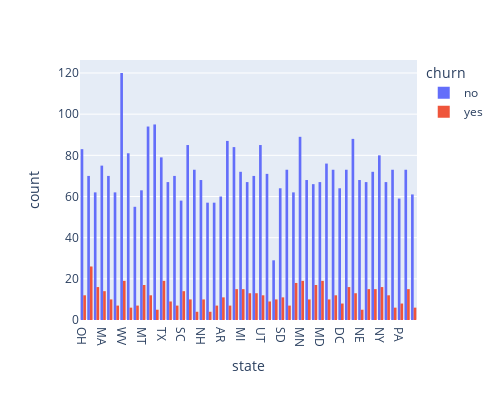
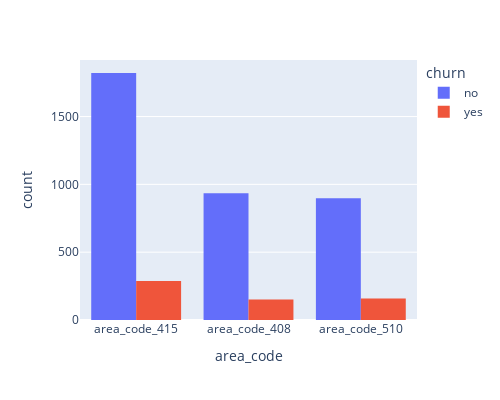
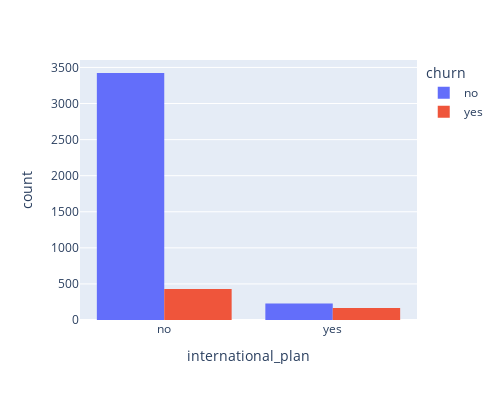
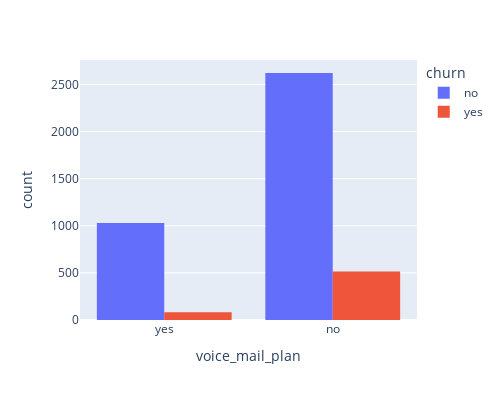

The notebook cell saved with these charts, in order:
### Code cell
for i in cat_col:
  fig = px.histogram(df_train, x=i, width=500, height=400, color=target_variable, barmode="group")
  fig.show()

### Figure 1 — Plotly figure (JSON) as saved in the notebook; plotly's stock layout.template omitted (floating-point values rounded to 4 significant figures; data arrays with more than 128 entries replaced by an {"elided": "..."} marker saying what was removed)
{"data": [{"alignmentgroup": "True", "bingroup": "x", "hovertemplate": "churn=no<br>state=%{x}<br>count=%{y}<extra></extra>", "legendgroup": "no", "marker": {"color": "#636efa", "pattern": {"shape": ""}}, "name": "no", "offsetgroup": "no", "orientation": "v", "showlegend": true, "type": "histogram", "x": {"elided": "3652 str values"}, "xaxis": "x", "yaxis": "y"}, {"alignmentgroup": "True", "bingroup": "x", "hovertemplate": "churn=yes<br>state=%{x}<br>count=%{y}<extra></extra>", "legendgroup": "yes", "marker": {"color": "#EF553B", "pattern": {"shape": ""}}, "name": "yes", "offsetgroup": "yes", "orientation": "v", "showlegend": true, "type": "histogram", "x": {"elided": "598 str values"}, "xaxis": "x", "yaxis": "y"}], "layout": {"barmode": "group", "height": 400, "legend": {"title": {"text": "churn"}, "tracegroupgap": 0}, "margin": {"t": 60}, "width": 500, "xaxis": {"anchor": "y", "domain": [0, 1], "title": {"text": "state"}}, "yaxis": {"anchor": "x", "domain": [0, 1], "title": {"text": "count"}}}}

### Figure 2 — Plotly figure (JSON) as saved in the notebook; plotly's stock layout.template omitted (floating-point values rounded to 4 significant figures; data arrays with more than 128 entries replaced by an {"elided": "..."} marker saying what was removed)
{"data": [{"alignmentgroup": "True", "bingroup": "x", "hovertemplate": "churn=no<br>area_code=%{x}<br>count=%{y}<extra></extra>", "legendgroup": "no", "marker": {"color": "#636efa", "pattern": {"shape": ""}}, "name": "no", "offsetgroup": "no", "orientation": "v", "showlegend": true, "type": "histogram", "x": {"elided": "3652 str values"}, "xaxis": "x", "yaxis": "y"}, {"alignmentgroup": "True", "bingroup": "x", "hovertemplate": "churn=yes<br>area_code=%{x}<br>count=%{y}<extra></extra>", "legendgroup": "yes", "marker": {"color": "#EF553B", "pattern": {"shape": ""}}, "name": "yes", "offsetgroup": "yes", "orientation": "v", "showlegend": true, "type": "histogram", "x": {"elided": "598 str values"}, "xaxis": "x", "yaxis": "y"}], "layout": {"barmode": "group", "height": 400, "legend": {"title": {"text": "churn"}, "tracegroupgap": 0}, "margin": {"t": 60}, "width": 500, "xaxis": {"anchor": "y", "domain": [0, 1], "title": {"text": "area_code"}}, "yaxis": {"anchor": "x", "domain": [0, 1], "title": {"text": "count"}}}}

### Figure 3 — Plotly figure (JSON) as saved in the notebook; plotly's stock layout.template omitted (floating-point values rounded to 4 significant figures; data arrays with more than 128 entries replaced by an {"elided": "..."} marker saying what was removed)
{"data": [{"alignmentgroup": "True", "bingroup": "x", "hovertemplate": "churn=no<br>international_plan=%{x}<br>count=%{y}<extra></extra>", "legendgroup": "no", "marker": {"color": "#636efa", "pattern": {"shape": ""}}, "name": "no", "offsetgroup": "no", "orientation": "v", "showlegend": true, "type": "histogram", "x": {"elided": "3652 str values"}, "xaxis": "x", "yaxis": "y"}, {"alignmentgroup": "True", "bingroup": "x", "hovertemplate": "churn=yes<br>international_plan=%{x}<br>count=%{y}<extra></extra>", "legendgroup": "yes", "marker": {"color": "#EF553B", "pattern": {"shape": ""}}, "name": "yes", "offsetgroup": "yes", "orientation": "v", "showlegend": true, "type": "histogram", "x": {"elided": "598 str values"}, "xaxis": "x", "yaxis": "y"}], "layout": {"barmode": "group", "height": 400, "legend": {"title": {"text": "churn"}, "tracegroupgap": 0}, "margin": {"t": 60}, "width": 500, "xaxis": {"anchor": "y", "domain": [0, 1], "title": {"text": "international_plan"}}, "yaxis": {"anchor": "x", "domain": [0, 1], "title": {"text": "count"}}}}

### Figure 4 — Plotly figure (JSON) as saved in the notebook; plotly's stock layout.template omitted (floating-point values rounded to 4 significant figures; data arrays with more than 128 entries replaced by an {"elided": "..."} marker saying what was removed)
{"data": [{"alignmentgroup": "True", "bingroup": "x", "hovertemplate": "churn=no<br>voice_mail_plan=%{x}<br>count=%{y}<extra></extra>", "legendgroup": "no", "marker": {"color": "#636efa", "pattern": {"shape": ""}}, "name": "no", "offsetgroup": "no", "orientation": "v", "showlegend": true, "type": "histogram", "x": {"elided": "3652 str values"}, "xaxis": "x", "yaxis": "y"}, {"alignmentgroup": "True", "bingroup": "x", "hovertemplate": "churn=yes<br>voice_mail_plan=%{x}<br>count=%{y}<extra></extra>", "legendgroup": "yes", "marker": {"color": "#EF553B", "pattern": {"shape": ""}}, "name": "yes", "offsetgroup": "yes", "orientation": "v", "showlegend": true, "type": "histogram", "x": {"elided": "598 str values"}, "xaxis": "x", "yaxis": "y"}], "layout": {"barmode": "group", "height": 400, "legend": {"title": {"text": "churn"}, "tracegroupgap": 0}, "margin": {"t": 60}, "width": 500, "xaxis": {"anchor": "y", "domain": [0, 1], "title": {"text": "voice_mail_plan"}}, "yaxis": {"anchor": "x", "domain": [0, 1], "title": {"text": "count"}}}}
